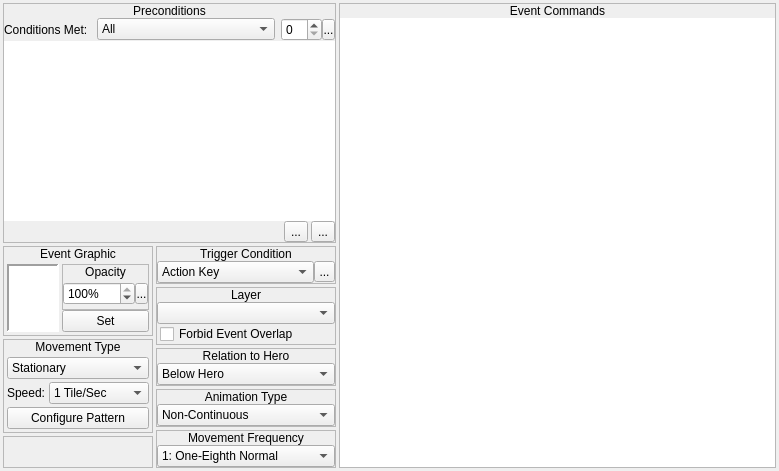
<?xml version="1.0" encoding="UTF-8"?>
<ui version="4.0">
 <class>MapEventPageEditor</class>
 <widget class="QWidget" name="MapEventPageEditor">
  <property name="geometry">
   <rect>
    <x>0</x>
    <y>0</y>
    <width>779</width>
    <height>471</height>
   </rect>
  </property>
  <property name="windowTitle">
   <string>Event Page</string>
  </property>
  <property name="windowIcon">
   <iconset resource="gui_icons.qrc">
    <normaloff>:/icons/openrpgmaker.png</normaloff>:/icons/openrpgmaker.png</iconset>
  </property>
  <property name="styleSheet">
   <string notr="true">.QFrame
{
	border-width: 1px;
	border-style: solid;
	border-color: palette(window-text);
}

.QFrame&gt;QLabel
{
	border-width: 0px;
	background-color: palette(window-text);
	color: palette(window);
	font-weight: bold;
}

.QFrame&gt;QCheckBox
{
	background-color: palette(window-text);
	border-width: 0px;
	border-style: none;
	color: palette(window);
	spacing: 3px;
	font-weight: bold;
	padding: 0px 0px 0px 3px;
}

.QFrame&gt;QCheckBox::indicator
{
	min-width: 8px;
	max-width: 8px;
	min-height: 8px;
	max-height: 8px;
	width: 8px;
	height: 8px;
	border-width: 2px;
	border-radius: 0px;
	border-style: ridge;
	border-color: palette(mid);
}

.QFrame&gt;QCheckBox::indicator:unchecked
{
	background-color: palette(base);
}

.QFrame&gt;QCheckBox::indicator:checked
{
	background-color: palette(window-text);
}

.QFrame&gt;QCheckBox::indicator:hover
{
	border-color: palette(highlight);
}</string>
  </property>
  <layout class="QHBoxLayout" name="horizontalLayout_9">
   <property name="spacing">
    <number>3</number>
   </property>
   <property name="margin">
    <number>3</number>
   </property>
   <item>
    <widget class="QWidget" name="widget_12" native="true">
     <property name="sizePolicy">
      <sizepolicy hsizetype="Fixed" vsizetype="Preferred">
       <horstretch>0</horstretch>
       <verstretch>0</verstretch>
      </sizepolicy>
     </property>
     <layout class="QVBoxLayout" name="verticalLayout_19">
      <property name="spacing">
       <number>3</number>
      </property>
      <property name="margin">
       <number>0</number>
      </property>
      <item>
       <widget class="QFrame" name="frame">
        <property name="sizePolicy">
         <sizepolicy hsizetype="Preferred" vsizetype="Preferred">
          <horstretch>0</horstretch>
          <verstretch>0</verstretch>
         </sizepolicy>
        </property>
        <property name="frameShape">
         <enum>QFrame::StyledPanel</enum>
        </property>
        <property name="frameShadow">
         <enum>QFrame::Raised</enum>
        </property>
        <layout class="QVBoxLayout" name="verticalLayout">
         <property name="spacing">
          <number>0</number>
         </property>
         <property name="margin">
          <number>0</number>
         </property>
         <item>
          <widget class="QLabel" name="label">
           <property name="sizePolicy">
            <sizepolicy hsizetype="Preferred" vsizetype="Fixed">
             <horstretch>0</horstretch>
             <verstretch>0</verstretch>
            </sizepolicy>
           </property>
           <property name="text">
            <string>Preconditions</string>
           </property>
           <property name="alignment">
            <set>Qt::AlignCenter</set>
           </property>
          </widget>
         </item>
         <item>
          <widget class="QWidget" name="widget_3" native="true">
           <property name="sizePolicy">
            <sizepolicy hsizetype="Preferred" vsizetype="Preferred">
             <horstretch>0</horstretch>
             <verstretch>0</verstretch>
            </sizepolicy>
           </property>
           <layout class="QHBoxLayout" name="horizontalLayout_2">
            <property name="spacing">
             <number>6</number>
            </property>
            <property name="margin">
             <number>0</number>
            </property>
            <item>
             <widget class="QLabel" name="label_3">
              <property name="sizePolicy">
               <sizepolicy hsizetype="Fixed" vsizetype="Preferred">
                <horstretch>0</horstretch>
                <verstretch>0</verstretch>
               </sizepolicy>
              </property>
              <property name="text">
               <string>Conditions Met: </string>
              </property>
             </widget>
            </item>
            <item>
             <widget class="QComboBox" name="cboxConditionsMet">
              <item>
               <property name="text">
                <string>All</string>
               </property>
              </item>
              <item>
               <property name="text">
                <string>At least</string>
               </property>
              </item>
              <item>
               <property name="text">
                <string>None</string>
               </property>
              </item>
             </widget>
            </item>
            <item>
             <widget class="QWidget" name="wNumConditions" native="true">
              <property name="sizePolicy">
               <sizepolicy hsizetype="Fixed" vsizetype="Preferred">
                <horstretch>0</horstretch>
                <verstretch>0</verstretch>
               </sizepolicy>
              </property>
              <layout class="QHBoxLayout" name="horizontalLayout_3">
               <property name="spacing">
                <number>0</number>
               </property>
               <property name="margin">
                <number>0</number>
               </property>
               <item>
                <widget class="QSpinBox" name="sbNumConditions">
                 <property name="sizePolicy">
                  <sizepolicy hsizetype="Fixed" vsizetype="Fixed">
                   <horstretch>0</horstretch>
                   <verstretch>0</verstretch>
                  </sizepolicy>
                 </property>
                </widget>
               </item>
               <item>
                <widget class="SpinBoxSideButton" name="bNumConditionsSideButton">
                 <property name="minimumSize">
                  <size>
                   <width>13</width>
                   <height>21</height>
                  </size>
                 </property>
                 <property name="maximumSize">
                  <size>
                   <width>13</width>
                   <height>21</height>
                  </size>
                 </property>
                 <property name="text">
                  <string>...</string>
                 </property>
                 <property name="icon">
                  <iconset resource="gui_icons.qrc">
                   <normaloff>:/icons/spinBoxSideButton.png</normaloff>:/icons/spinBoxSideButton.png</iconset>
                 </property>
                </widget>
               </item>
              </layout>
             </widget>
            </item>
           </layout>
          </widget>
         </item>
         <item>
          <widget class="QWidget" name="widget" native="true">
           <property name="sizePolicy">
            <sizepolicy hsizetype="Preferred" vsizetype="Preferred">
             <horstretch>0</horstretch>
             <verstretch>0</verstretch>
            </sizepolicy>
           </property>
           <layout class="QVBoxLayout" name="verticalLayout_2">
            <property name="spacing">
             <number>0</number>
            </property>
            <property name="margin">
             <number>0</number>
            </property>
            <item>
             <widget class="QListWidget" name="lwPreconditions">
              <property name="sizePolicy">
               <sizepolicy hsizetype="Preferred" vsizetype="Expanding">
                <horstretch>0</horstretch>
                <verstretch>0</verstretch>
               </sizepolicy>
              </property>
              <property name="frameShape">
               <enum>QFrame::NoFrame</enum>
              </property>
              <property name="editTriggers">
               <set>QAbstractItemView::NoEditTriggers</set>
              </property>
              <property name="verticalScrollMode">
               <enum>QAbstractItemView::ScrollPerPixel</enum>
              </property>
              <property name="horizontalScrollMode">
               <enum>QAbstractItemView::ScrollPerPixel</enum>
              </property>
             </widget>
            </item>
            <item>
             <layout class="QHBoxLayout" name="horizontalLayout">
              <property name="spacing">
               <number>3</number>
              </property>
              <item>
               <spacer name="horizontalSpacer">
                <property name="orientation">
                 <enum>Qt::Horizontal</enum>
                </property>
                <property name="sizeHint" stdset="0">
                 <size>
                  <width>40</width>
                  <height>20</height>
                 </size>
                </property>
               </spacer>
              </item>
              <item>
               <widget class="QToolButton" name="bDeletePrecondition">
                <property name="text">
                 <string>...</string>
                </property>
                <property name="icon">
                 <iconset resource="gui_icons.qrc">
                  <normaloff>:/icons/minus.png</normaloff>:/icons/minus.png</iconset>
                </property>
               </widget>
              </item>
              <item>
               <widget class="QToolButton" name="bAddPrecondition">
                <property name="text">
                 <string>...</string>
                </property>
                <property name="icon">
                 <iconset resource="gui_icons.qrc">
                  <normaloff>:/icons/plus.png</normaloff>:/icons/plus.png</iconset>
                </property>
               </widget>
              </item>
             </layout>
            </item>
           </layout>
          </widget>
         </item>
        </layout>
       </widget>
      </item>
      <item>
       <widget class="QWidget" name="widget_13" native="true">
        <property name="sizePolicy">
         <sizepolicy hsizetype="Fixed" vsizetype="Fixed">
          <horstretch>0</horstretch>
          <verstretch>0</verstretch>
         </sizepolicy>
        </property>
        <layout class="QHBoxLayout" name="horizontalLayout_8">
         <property name="spacing">
          <number>3</number>
         </property>
         <property name="margin">
          <number>0</number>
         </property>
         <item>
          <widget class="QWidget" name="widget_15" native="true">
           <layout class="QVBoxLayout" name="verticalLayout_18">
            <property name="spacing">
             <number>3</number>
            </property>
            <property name="margin">
             <number>0</number>
            </property>
            <item>
             <widget class="QFrame" name="frame_3">
              <property name="sizePolicy">
               <sizepolicy hsizetype="Preferred" vsizetype="Fixed">
                <horstretch>0</horstretch>
                <verstretch>0</verstretch>
               </sizepolicy>
              </property>
              <property name="frameShape">
               <enum>QFrame::StyledPanel</enum>
              </property>
              <property name="frameShadow">
               <enum>QFrame::Raised</enum>
              </property>
              <layout class="QVBoxLayout" name="verticalLayout_5">
               <property name="spacing">
                <number>0</number>
               </property>
               <property name="margin">
                <number>0</number>
               </property>
               <item>
                <widget class="QLabel" name="label_4">
                 <property name="sizePolicy">
                  <sizepolicy hsizetype="Preferred" vsizetype="Fixed">
                   <horstretch>0</horstretch>
                   <verstretch>0</verstretch>
                  </sizepolicy>
                 </property>
                 <property name="text">
                  <string>Event Graphic</string>
                 </property>
                 <property name="alignment">
                  <set>Qt::AlignCenter</set>
                 </property>
                </widget>
               </item>
               <item>
                <widget class="QWidget" name="widget_5" native="true">
                 <layout class="QHBoxLayout" name="horizontalLayout_5">
                  <property name="spacing">
                   <number>3</number>
                  </property>
                  <property name="margin">
                   <number>3</number>
                  </property>
                  <item>
                   <widget class="QGraphicsView" name="gvEventGraphic">
                    <property name="minimumSize">
                     <size>
                      <width>52</width>
                      <height>68</height>
                     </size>
                    </property>
                    <property name="maximumSize">
                     <size>
                      <width>52</width>
                      <height>68</height>
                     </size>
                    </property>
                    <property name="frameShape">
                     <enum>QFrame::Panel</enum>
                    </property>
                    <property name="lineWidth">
                     <number>2</number>
                    </property>
                   </widget>
                  </item>
                  <item>
                   <layout class="QVBoxLayout" name="verticalLayout_7">
                    <property name="spacing">
                     <number>0</number>
                    </property>
                    <item>
                     <widget class="QFrame" name="frame_4">
                      <property name="frameShape">
                       <enum>QFrame::StyledPanel</enum>
                      </property>
                      <property name="frameShadow">
                       <enum>QFrame::Raised</enum>
                      </property>
                      <layout class="QVBoxLayout" name="verticalLayout_6">
                       <property name="spacing">
                        <number>0</number>
                       </property>
                       <property name="margin">
                        <number>0</number>
                       </property>
                       <item>
                        <widget class="QLabel" name="label_5">
                         <property name="sizePolicy">
                          <sizepolicy hsizetype="Preferred" vsizetype="Fixed">
                           <horstretch>0</horstretch>
                           <verstretch>0</verstretch>
                          </sizepolicy>
                         </property>
                         <property name="text">
                          <string>Opacity</string>
                         </property>
                         <property name="alignment">
                          <set>Qt::AlignCenter</set>
                         </property>
                        </widget>
                       </item>
                       <item>
                        <widget class="QWidget" name="widget_6" native="true">
                         <layout class="QHBoxLayout" name="horizontalLayout_4">
                          <property name="spacing">
                           <number>0</number>
                          </property>
                          <property name="margin">
                           <number>0</number>
                          </property>
                          <item>
                           <widget class="QSpinBox" name="sbSpriteOpacity">
                            <property name="suffix">
                             <string>%</string>
                            </property>
                            <property name="maximum">
                             <number>100</number>
                            </property>
                            <property name="value">
                             <number>100</number>
                            </property>
                           </widget>
                          </item>
                          <item>
                           <widget class="SpinBoxSideButton" name="bSpriteOpacitySideButton">
                            <property name="minimumSize">
                             <size>
                              <width>13</width>
                              <height>21</height>
                             </size>
                            </property>
                            <property name="maximumSize">
                             <size>
                              <width>13</width>
                              <height>21</height>
                             </size>
                            </property>
                            <property name="text">
                             <string>...</string>
                            </property>
                            <property name="icon">
                             <iconset resource="gui_icons.qrc">
                              <normaloff>:/icons/spinBoxSideButton.png</normaloff>:/icons/spinBoxSideButton.png</iconset>
                            </property>
                           </widget>
                          </item>
                         </layout>
                        </widget>
                       </item>
                      </layout>
                     </widget>
                    </item>
                    <item>
                     <widget class="QPushButton" name="bSetEventGraphic">
                      <property name="text">
                       <string>Set</string>
                      </property>
                     </widget>
                    </item>
                   </layout>
                  </item>
                 </layout>
                </widget>
               </item>
              </layout>
             </widget>
            </item>
            <item>
             <widget class="QFrame" name="frame_5">
              <property name="sizePolicy">
               <sizepolicy hsizetype="Preferred" vsizetype="Fixed">
                <horstretch>0</horstretch>
                <verstretch>0</verstretch>
               </sizepolicy>
              </property>
              <property name="frameShape">
               <enum>QFrame::StyledPanel</enum>
              </property>
              <property name="frameShadow">
               <enum>QFrame::Raised</enum>
              </property>
              <layout class="QVBoxLayout" name="verticalLayout_8">
               <property name="spacing">
                <number>0</number>
               </property>
               <property name="margin">
                <number>0</number>
               </property>
               <item>
                <widget class="QLabel" name="label_6">
                 <property name="sizePolicy">
                  <sizepolicy hsizetype="Preferred" vsizetype="Fixed">
                   <horstretch>0</horstretch>
                   <verstretch>0</verstretch>
                  </sizepolicy>
                 </property>
                 <property name="text">
                  <string>Movement Type</string>
                 </property>
                 <property name="alignment">
                  <set>Qt::AlignCenter</set>
                 </property>
                </widget>
               </item>
               <item>
                <widget class="QWidget" name="widget_7" native="true">
                 <layout class="QVBoxLayout" name="verticalLayout_9">
                  <property name="spacing">
                   <number>3</number>
                  </property>
                  <property name="margin">
                   <number>3</number>
                  </property>
                  <item>
                   <widget class="QComboBox" name="cboxMovementType">
                    <item>
                     <property name="text">
                      <string>Stationary</string>
                     </property>
                    </item>
                    <item>
                     <property name="text">
                      <string>Random</string>
                     </property>
                    </item>
                    <item>
                     <property name="text">
                      <string>Vertical</string>
                     </property>
                    </item>
                    <item>
                     <property name="text">
                      <string>Horizontal</string>
                     </property>
                    </item>
                    <item>
                     <property name="text">
                      <string>Toward Hero</string>
                     </property>
                    </item>
                    <item>
                     <property name="text">
                      <string>Away From Hero</string>
                     </property>
                    </item>
                    <item>
                     <property name="text">
                      <string>Custom Pattern</string>
                     </property>
                    </item>
                   </widget>
                  </item>
                  <item>
                   <widget class="QWidget" name="wMoveSpeed" native="true">
                    <layout class="QHBoxLayout" name="horizontalLayout_6">
                     <property name="spacing">
                      <number>3</number>
                     </property>
                     <property name="margin">
                      <number>0</number>
                     </property>
                     <item>
                      <widget class="QLabel" name="label_7">
                       <property name="sizePolicy">
                        <sizepolicy hsizetype="Fixed" vsizetype="Preferred">
                         <horstretch>0</horstretch>
                         <verstretch>0</verstretch>
                        </sizepolicy>
                       </property>
                       <property name="text">
                        <string>Speed:</string>
                       </property>
                      </widget>
                     </item>
                     <item>
                      <widget class="QComboBox" name="cboxMovementSpeed">
                       <property name="currentIndex">
                        <number>3</number>
                       </property>
                       <item>
                        <property name="text">
                         <string>1/8 Tiles/Sec</string>
                        </property>
                       </item>
                       <item>
                        <property name="text">
                         <string>1/4 Tiles/Sec</string>
                        </property>
                       </item>
                       <item>
                        <property name="text">
                         <string>1/2 Tiles/Sec</string>
                        </property>
                       </item>
                       <item>
                        <property name="text">
                         <string>1 Tile/Sec</string>
                        </property>
                       </item>
                       <item>
                        <property name="text">
                         <string>2 Tiles/Sec</string>
                        </property>
                       </item>
                       <item>
                        <property name="text">
                         <string>4 Tiles/Sec</string>
                        </property>
                       </item>
                       <item>
                        <property name="text">
                         <string>8 Tiles/Sec</string>
                        </property>
                       </item>
                      </widget>
                     </item>
                    </layout>
                   </widget>
                  </item>
                  <item>
                   <widget class="QPushButton" name="bConfigureMovementPattern">
                    <property name="text">
                     <string>Configure Pattern</string>
                    </property>
                   </widget>
                  </item>
                 </layout>
                </widget>
               </item>
              </layout>
             </widget>
            </item>
            <item>
             <widget class="QFrame" name="frame_11">
              <property name="frameShape">
               <enum>QFrame::StyledPanel</enum>
              </property>
              <property name="frameShadow">
               <enum>QFrame::Raised</enum>
              </property>
             </widget>
            </item>
           </layout>
          </widget>
         </item>
         <item>
          <widget class="QWidget" name="widget_14" native="true">
           <property name="sizePolicy">
            <sizepolicy hsizetype="Fixed" vsizetype="Preferred">
             <horstretch>0</horstretch>
             <verstretch>0</verstretch>
            </sizepolicy>
           </property>
           <layout class="QVBoxLayout" name="verticalLayout_17">
            <property name="spacing">
             <number>3</number>
            </property>
            <property name="margin">
             <number>0</number>
            </property>
            <item>
             <widget class="QFrame" name="frame_6">
              <property name="sizePolicy">
               <sizepolicy hsizetype="Preferred" vsizetype="Fixed">
                <horstretch>0</horstretch>
                <verstretch>0</verstretch>
               </sizepolicy>
              </property>
              <property name="frameShape">
               <enum>QFrame::StyledPanel</enum>
              </property>
              <property name="frameShadow">
               <enum>QFrame::Raised</enum>
              </property>
              <layout class="QVBoxLayout" name="verticalLayout_10">
               <property name="spacing">
                <number>0</number>
               </property>
               <property name="margin">
                <number>0</number>
               </property>
               <item>
                <widget class="QLabel" name="label_8">
                 <property name="sizePolicy">
                  <sizepolicy hsizetype="Preferred" vsizetype="Fixed">
                   <horstretch>0</horstretch>
                   <verstretch>0</verstretch>
                  </sizepolicy>
                 </property>
                 <property name="text">
                  <string>Trigger Condition</string>
                 </property>
                 <property name="alignment">
                  <set>Qt::AlignCenter</set>
                 </property>
                </widget>
               </item>
               <item>
                <widget class="QWidget" name="widget_8" native="true">
                 <layout class="QHBoxLayout" name="horizontalLayout_10">
                  <property name="spacing">
                   <number>0</number>
                  </property>
                  <property name="margin">
                   <number>0</number>
                  </property>
                  <item>
                   <widget class="QComboBox" name="cboxTriggerCondition">
                    <item>
                     <property name="text">
                      <string>Action Key</string>
                     </property>
                    </item>
                    <item>
                     <property name="text">
                      <string>Touched By Hero</string>
                     </property>
                    </item>
                    <item>
                     <property name="text">
                      <string>Collides With Hero</string>
                     </property>
                    </item>
                    <item>
                     <property name="text">
                      <string>Collides With Event</string>
                     </property>
                    </item>
                    <item>
                     <property name="text">
                      <string>Auto-Start</string>
                     </property>
                    </item>
                    <item>
                     <property name="text">
                      <string>Parallel Process</string>
                     </property>
                    </item>
                   </widget>
                  </item>
                  <item>
                   <widget class="QToolButton" name="bSetEventID">
                    <property name="minimumSize">
                     <size>
                      <width>21</width>
                      <height>21</height>
                     </size>
                    </property>
                    <property name="maximumSize">
                     <size>
                      <width>21</width>
                      <height>21</height>
                     </size>
                    </property>
                    <property name="text">
                     <string>...</string>
                    </property>
                    <property name="icon">
                     <iconset resource="gui_icons.qrc">
                      <normaloff>:/icons/configure.png</normaloff>:/icons/configure.png</iconset>
                    </property>
                   </widget>
                  </item>
                 </layout>
                </widget>
               </item>
              </layout>
             </widget>
            </item>
            <item>
             <widget class="QFrame" name="frame_7">
              <property name="sizePolicy">
               <sizepolicy hsizetype="Preferred" vsizetype="Fixed">
                <horstretch>0</horstretch>
                <verstretch>0</verstretch>
               </sizepolicy>
              </property>
              <property name="frameShape">
               <enum>QFrame::StyledPanel</enum>
              </property>
              <property name="frameShadow">
               <enum>QFrame::Raised</enum>
              </property>
              <layout class="QVBoxLayout" name="verticalLayout_12">
               <property name="spacing">
                <number>0</number>
               </property>
               <property name="margin">
                <number>0</number>
               </property>
               <item>
                <widget class="QLabel" name="label_9">
                 <property name="sizePolicy">
                  <sizepolicy hsizetype="Preferred" vsizetype="Fixed">
                   <horstretch>0</horstretch>
                   <verstretch>0</verstretch>
                  </sizepolicy>
                 </property>
                 <property name="text">
                  <string>Layer</string>
                 </property>
                 <property name="alignment">
                  <set>Qt::AlignCenter</set>
                 </property>
                </widget>
               </item>
               <item>
                <widget class="QComboBox" name="cboxLayer"/>
               </item>
               <item>
                <widget class="QWidget" name="widget_9" native="true">
                 <layout class="QVBoxLayout" name="verticalLayout_13">
                  <property name="spacing">
                   <number>0</number>
                  </property>
                  <property name="leftMargin">
                   <number>3</number>
                  </property>
                  <property name="topMargin">
                   <number>0</number>
                  </property>
                  <property name="rightMargin">
                   <number>0</number>
                  </property>
                  <property name="bottomMargin">
                   <number>0</number>
                  </property>
                  <item>
                   <widget class="QCheckBox" name="cbForbidEventOverlap">
                    <property name="text">
                     <string>Forbid Event Overlap</string>
                    </property>
                   </widget>
                  </item>
                 </layout>
                </widget>
               </item>
              </layout>
             </widget>
            </item>
            <item>
             <widget class="QFrame" name="frame_10">
              <property name="sizePolicy">
               <sizepolicy hsizetype="Preferred" vsizetype="Fixed">
                <horstretch>0</horstretch>
                <verstretch>0</verstretch>
               </sizepolicy>
              </property>
              <property name="frameShape">
               <enum>QFrame::StyledPanel</enum>
              </property>
              <property name="frameShadow">
               <enum>QFrame::Raised</enum>
              </property>
              <layout class="QVBoxLayout" name="verticalLayout_21">
               <property name="spacing">
                <number>0</number>
               </property>
               <property name="margin">
                <number>0</number>
               </property>
               <item>
                <widget class="QLabel" name="label_14">
                 <property name="sizePolicy">
                  <sizepolicy hsizetype="Preferred" vsizetype="Fixed">
                   <horstretch>0</horstretch>
                   <verstretch>0</verstretch>
                  </sizepolicy>
                 </property>
                 <property name="text">
                  <string>Relation to Hero</string>
                 </property>
                 <property name="alignment">
                  <set>Qt::AlignCenter</set>
                 </property>
                </widget>
               </item>
               <item>
                <widget class="QWidget" name="widget_19" native="true">
                 <layout class="QHBoxLayout" name="horizontalLayout_13">
                  <property name="spacing">
                   <number>0</number>
                  </property>
                  <property name="margin">
                   <number>0</number>
                  </property>
                  <item>
                   <widget class="QComboBox" name="cboxRelationToHero">
                    <item>
                     <property name="text">
                      <string>Below Hero</string>
                     </property>
                    </item>
                    <item>
                     <property name="text">
                      <string>Beside Hero</string>
                     </property>
                    </item>
                    <item>
                     <property name="text">
                      <string>Above Hero</string>
                     </property>
                    </item>
                   </widget>
                  </item>
                 </layout>
                </widget>
               </item>
              </layout>
             </widget>
            </item>
            <item>
             <widget class="QFrame" name="frame_8">
              <property name="sizePolicy">
               <sizepolicy hsizetype="Preferred" vsizetype="Fixed">
                <horstretch>0</horstretch>
                <verstretch>0</verstretch>
               </sizepolicy>
              </property>
              <property name="frameShape">
               <enum>QFrame::StyledPanel</enum>
              </property>
              <property name="frameShadow">
               <enum>QFrame::Raised</enum>
              </property>
              <layout class="QVBoxLayout" name="verticalLayout_14">
               <property name="spacing">
                <number>0</number>
               </property>
               <property name="margin">
                <number>0</number>
               </property>
               <item>
                <widget class="QLabel" name="label_10">
                 <property name="sizePolicy">
                  <sizepolicy hsizetype="Preferred" vsizetype="Fixed">
                   <horstretch>0</horstretch>
                   <verstretch>0</verstretch>
                  </sizepolicy>
                 </property>
                 <property name="text">
                  <string>Animation Type</string>
                 </property>
                 <property name="alignment">
                  <set>Qt::AlignCenter</set>
                 </property>
                </widget>
               </item>
               <item>
                <widget class="QWidget" name="widget_10" native="true">
                 <layout class="QVBoxLayout" name="verticalLayout_15">
                  <property name="spacing">
                   <number>0</number>
                  </property>
                  <property name="margin">
                   <number>0</number>
                  </property>
                  <item>
                   <widget class="QComboBox" name="cboxAnimationType">
                    <item>
                     <property name="text">
                      <string>Non-Continuous</string>
                     </property>
                    </item>
                    <item>
                     <property name="text">
                      <string>Continuous</string>
                     </property>
                    </item>
                    <item>
                     <property name="text">
                      <string>Fixed Dir / Non-Continuous</string>
                     </property>
                    </item>
                    <item>
                     <property name="text">
                      <string>Fixed Dir / Continuous</string>
                     </property>
                    </item>
                    <item>
                     <property name="text">
                      <string>Fixed Graphic</string>
                     </property>
                    </item>
                    <item>
                     <property name="text">
                      <string>Spin Around</string>
                     </property>
                    </item>
                   </widget>
                  </item>
                 </layout>
                </widget>
               </item>
              </layout>
             </widget>
            </item>
            <item>
             <widget class="QFrame" name="frame_9">
              <property name="sizePolicy">
               <sizepolicy hsizetype="Preferred" vsizetype="Fixed">
                <horstretch>0</horstretch>
                <verstretch>0</verstretch>
               </sizepolicy>
              </property>
              <property name="frameShape">
               <enum>QFrame::StyledPanel</enum>
              </property>
              <property name="frameShadow">
               <enum>QFrame::Raised</enum>
              </property>
              <layout class="QVBoxLayout" name="verticalLayout_16">
               <property name="spacing">
                <number>0</number>
               </property>
               <property name="margin">
                <number>0</number>
               </property>
               <item>
                <widget class="QLabel" name="label_11">
                 <property name="sizePolicy">
                  <sizepolicy hsizetype="Preferred" vsizetype="Fixed">
                   <horstretch>0</horstretch>
                   <verstretch>0</verstretch>
                  </sizepolicy>
                 </property>
                 <property name="text">
                  <string>Movement Frequency</string>
                 </property>
                 <property name="alignment">
                  <set>Qt::AlignCenter</set>
                 </property>
                </widget>
               </item>
               <item>
                <widget class="QWidget" name="widget_11" native="true">
                 <layout class="QHBoxLayout" name="horizontalLayout_7">
                  <property name="spacing">
                   <number>0</number>
                  </property>
                  <property name="margin">
                   <number>0</number>
                  </property>
                  <item>
                   <widget class="QComboBox" name="cboxMovementFrequency">
                    <item>
                     <property name="text">
                      <string>1: One-Eighth Normal</string>
                     </property>
                    </item>
                    <item>
                     <property name="text">
                      <string>2: One-Fourth Normal</string>
                     </property>
                    </item>
                    <item>
                     <property name="text">
                      <string>3: Half Normal</string>
                     </property>
                    </item>
                    <item>
                     <property name="text">
                      <string>4: Normal</string>
                     </property>
                    </item>
                    <item>
                     <property name="text">
                      <string>5: Twice Normal</string>
                     </property>
                    </item>
                    <item>
                     <property name="text">
                      <string>6: Four Times Normal</string>
                     </property>
                    </item>
                   </widget>
                  </item>
                 </layout>
                </widget>
               </item>
              </layout>
             </widget>
            </item>
           </layout>
          </widget>
         </item>
        </layout>
       </widget>
      </item>
     </layout>
    </widget>
   </item>
   <item>
    <widget class="QFrame" name="frame_2">
     <property name="frameShape">
      <enum>QFrame::StyledPanel</enum>
     </property>
     <property name="frameShadow">
      <enum>QFrame::Raised</enum>
     </property>
     <layout class="QVBoxLayout" name="verticalLayout_3">
      <property name="spacing">
       <number>0</number>
      </property>
      <property name="margin">
       <number>0</number>
      </property>
      <item>
       <widget class="QLabel" name="label_2">
        <property name="sizePolicy">
         <sizepolicy hsizetype="Preferred" vsizetype="Fixed">
          <horstretch>0</horstretch>
          <verstretch>0</verstretch>
         </sizepolicy>
        </property>
        <property name="text">
         <string>Event Commands</string>
        </property>
        <property name="alignment">
         <set>Qt::AlignCenter</set>
        </property>
       </widget>
      </item>
      <item>
       <widget class="QWidget" name="widget_2" native="true">
        <layout class="QVBoxLayout" name="verticalLayout_4">
         <property name="spacing">
          <number>0</number>
         </property>
         <property name="margin">
          <number>0</number>
         </property>
         <item>
          <widget class="EventView" name="lwEventCommands">
           <property name="font">
            <font>
             <family>Monospace</family>
            </font>
           </property>
           <property name="frameShape">
            <enum>QFrame::NoFrame</enum>
           </property>
           <property name="selectionMode">
            <enum>QAbstractItemView::MultiSelection</enum>
           </property>
          </widget>
         </item>
        </layout>
       </widget>
      </item>
     </layout>
    </widget>
   </item>
  </layout>
 </widget>
 <customwidgets>
  <customwidget>
   <class>SpinBoxSideButton</class>
   <extends>QToolButton</extends>
   <header>spinboxsidebutton.h</header>
  </customwidget>
  <customwidget>
   <class>EventView</class>
   <extends>QListWidget</extends>
   <header>eventview.h</header>
  </customwidget>
 </customwidgets>
 <resources>
  <include location="gui_icons.qrc"/>
 </resources>
 <connections/>
</ui>
